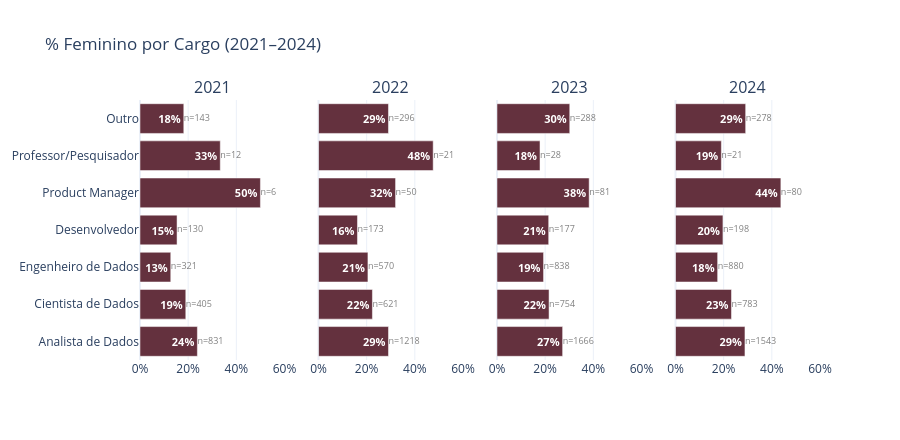

Notebook cell for this chart:
### Markdown cell above
### 2.3 — Cargo por gênero

### Code cell
CARGO_ORDEM = [
    'Analista de Dados',
    'Cientista de Dados',
    'Engenheiro de Dados',
    'Desenvolvedor',
    'Product Manager',
    'Professor/Pesquisador',
    'Outro',
]
 
fig = subplots_pct_fem(
    df, 'cargo', CARGO_ORDEM,
    '% Feminino por Cargo (2021–2024)',
    height=440,
)
fig.show()

### Figure 1 — Plotly figure (JSON) as saved in the notebook; plotly's stock layout.template omitted (floating-point values rounded to 4 significant figures)
{"data": [{"customdata": [831, 405, 321, 130, 6, 12, 143], "hovertemplate": "%{y}: %{x:.1f}% feminino (n=%{customdata})<extra></extra>", "marker": {"color": "#64313E"}, "orientation": "h", "showlegend": false, "text": ["<b>24%</b>", "<b>19%</b>", "<b>13%</b>", "<b>15%</b>", "<b>50%</b>", "<b>33%</b>", "<b>18%</b>"], "textfont": {"color": "white", "size": 11}, "textposition": "inside", "type": "bar", "x": [23.83, 19.01, 12.77, 15.38, 50, 33.33, 18.18], "xaxis": "x", "y": ["Analista de Dados", "Cientista de Dados", "Engenheiro de Dados", "Desenvolvedor", "Product Manager", "Professor/Pesquisador", "Outro"], "yaxis": "y"}, {"mode": "text", "showlegend": false, "text": ["n=831", "n=405", "n=321", "n=130", "n=6", "n=12", "n=143"], "textfont": {"color": "gray", "size": 9}, "textposition": "middle right", "type": "scatter", "x": [23.83, 19.01, 12.77, 15.38, 50, 33.33, 18.18], "xaxis": "x", "y": ["Analista de Dados", "Cientista de Dados", "Engenheiro de Dados", "Desenvolvedor", "Product Manager", "Professor/Pesquisador", "Outro"], "yaxis": "y"}, {"customdata": [1218, 621, 570, 173, 50, 21, 296], "hovertemplate": "%{y}: %{x:.1f}% feminino (n=%{customdata})<extra></extra>", "marker": {"color": "#64313E"}, "orientation": "h", "showlegend": false, "text": ["<b>29%</b>", "<b>22%</b>", "<b>21%</b>", "<b>16%</b>", "<b>32%</b>", "<b>48%</b>", "<b>29%</b>"], "textfont": {"color": "white", "size": 11}, "textposition": "inside", "type": "bar", "x": [29.06, 22.38, 20.53, 16.18, 32, 47.62, 29.05], "xaxis": "x2", "y": ["Analista de Dados", "Cientista de Dados", "Engenheiro de Dados", "Desenvolvedor", "Product Manager", "Professor/Pesquisador", "Outro"], "yaxis": "y2"}, {"mode": "text", "showlegend": false, "text": ["n=1218", "n=621", "n=570", "n=173", "n=50", "n=21", "n=296"], "textfont": {"color": "gray", "size": 9}, "textposition": "middle right", "type": "scatter", "x": [29.06, 22.38, 20.53, 16.18, 32, 47.62, 29.05], "xaxis": "x2", "y": ["Analista de Dados", "Cientista de Dados", "Engenheiro de Dados", "Desenvolvedor", "Product Manager", "Professor/Pesquisador", "Outro"], "yaxis": "y2"}, {"customdata": [1666, 754, 838, 177, 81, 28, 288], "hovertemplate": "%{y}: %{x:.1f}% feminino (n=%{customdata})<extra></extra>", "marker": {"color": "#64313E"}, "orientation": "h", "showlegend": false, "text": ["<b>27%</b>", "<b>22%</b>", "<b>19%</b>", "<b>21%</b>", "<b>38%</b>", "<b>18%</b>", "<b>30%</b>"], "textfont": {"color": "white", "size": 11}, "textposition": "inside", "type": "bar", "x": [27.25, 21.62, 19.33, 21.47, 38.27, 17.86, 30.21], "xaxis": "x3", "y": ["Analista de Dados", "Cientista de Dados", "Engenheiro de Dados", "Desenvolvedor", "Product Manager", "Professor/Pesquisador", "Outro"], "yaxis": "y3"}, {"mode": "text", "showlegend": false, "text": ["n=1666", "n=754", "n=838", "n=177", "n=81", "n=28", "n=288"], "textfont": {"color": "gray", "size": 9}, "textposition": "middle right", "type": "scatter", "x": [27.25, 21.62, 19.33, 21.47, 38.27, 17.86, 30.21], "xaxis": "x3", "y": ["Analista de Dados", "Cientista de Dados", "Engenheiro de Dados", "Desenvolvedor", "Product Manager", "Professor/Pesquisador", "Outro"], "yaxis": "y3"}, {"customdata": [1543, 783, 880, 198, 80, 21, 278], "hovertemplate": "%{y}: %{x:.1f}% feminino (n=%{customdata})<extra></extra>", "marker": {"color": "#64313E"}, "orientation": "h", "showlegend": false, "text": ["<b>29%</b>", "<b>23%</b>", "<b>18%</b>", "<b>20%</b>", "<b>44%</b>", "<b>19%</b>", "<b>29%</b>"], "textfont": {"color": "white", "size": 11}, "textposition": "inside", "type": "bar", "x": [28.84, 23.24, 17.5, 19.7, 43.75, 19.05, 29.14], "xaxis": "x4", "y": ["Analista de Dados", "Cientista de Dados", "Engenheiro de Dados", "Desenvolvedor", "Product Manager", "Professor/Pesquisador", "Outro"], "yaxis": "y4"}, {"mode": "text", "showlegend": false, "text": ["n=1543", "n=783", "n=880", "n=198", "n=80", "n=21", "n=278"], "textfont": {"color": "gray", "size": 9}, "textposition": "middle right", "type": "scatter", "x": [28.84, 23.24, 17.5, 19.7, 43.75, 19.05, 29.14], "xaxis": "x4", "y": ["Analista de Dados", "Cientista de Dados", "Engenheiro de Dados", "Desenvolvedor", "Product Manager", "Professor/Pesquisador", "Outro"], "yaxis": "y4"}], "layout": {"annotations": [{"font": {"size": 16}, "showarrow": false, "text": "2021", "x": 0.1062, "xanchor": "center", "xref": "paper", "y": 1, "yanchor": "bottom", "yref": "paper"}, {"font": {"size": 16}, "showarrow": false, "text": "2022", "x": 0.3688, "xanchor": "center", "xref": "paper", "y": 1, "yanchor": "bottom", "yref": "paper"}, {"font": {"size": 16}, "showarrow": false, "text": "2023", "x": 0.6313, "xanchor": "center", "xref": "paper", "y": 1, "yanchor": "bottom", "yref": "paper"}, {"font": {"size": 16}, "showarrow": false, "text": "2024", "x": 0.8938, "xanchor": "center", "xref": "paper", "y": 1, "yanchor": "bottom", "yref": "paper"}], "height": 440, "legend": {"orientation": "h", "x": 1, "xanchor": "right", "y": 1.02}, "title": {"text": "% Feminino por Cargo (2021–2024)"}, "xaxis": {"anchor": "y", "domain": [0, 0.2125], "range": [0, 60], "ticksuffix": "%"}, "xaxis2": {"anchor": "y2", "domain": [0.2625, 0.475], "range": [0, 60], "ticksuffix": "%"}, "xaxis3": {"anchor": "y3", "domain": [0.525, 0.7375], "range": [0, 60], "ticksuffix": "%"}, "xaxis4": {"anchor": "y4", "domain": [0.7875, 1], "range": [0, 60], "ticksuffix": "%"}, "yaxis": {"anchor": "x", "domain": [0, 1]}, "yaxis2": {"anchor": "x2", "domain": [0, 1], "matches": "y", "showticklabels": false}, "yaxis3": {"anchor": "x3", "domain": [0, 1], "matches": "y", "showticklabels": false}, "yaxis4": {"anchor": "x4", "domain": [0, 1], "matches": "y", "showticklabels": false}}}
